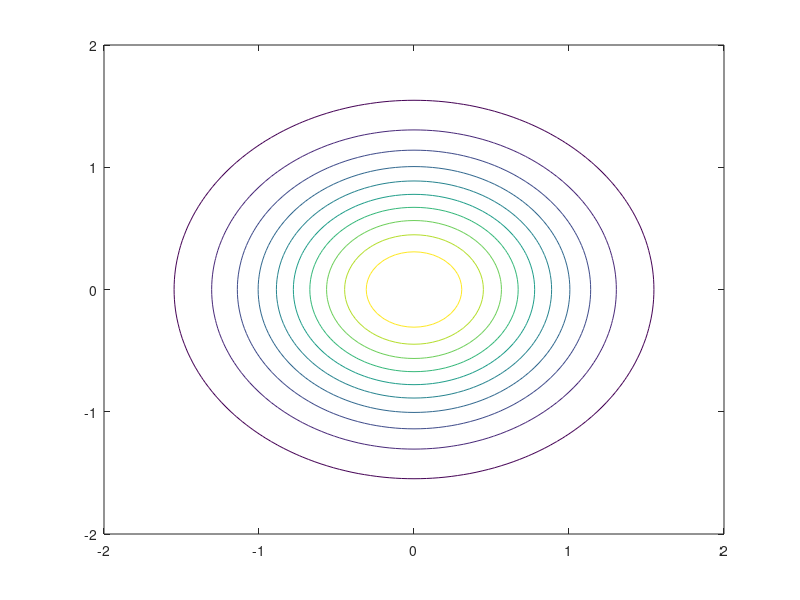

This figure's MATLAB source:
x = linspace(-2, 2, 101);
y = linspace(-2, 2, 101);
[X, Y] = meshgrid(x, y);
Z = exp(-(X.^2 + Y.^2));
figure
contour(X, Y, Z)